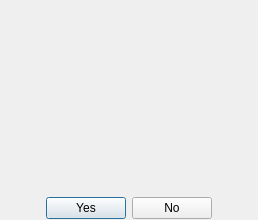
<?xml version="1.0" encoding="UTF-8"?>
<ui version="4.0">
 <class>WithAnotherPlayer</class>
 <widget class="QDialog" name="WithAnotherPlayer">
  <property name="geometry">
   <rect>
    <x>0</x>
    <y>0</y>
    <width>258</width>
    <height>201</height>
   </rect>
  </property>
  <property name="windowIcon">
   <iconset resource="../resources/client-resources.qrc">
    <normaloff>:/images/interface/player.png</normaloff>:/images/interface/player.png</iconset>
  </property>
  <layout class="QVBoxLayout" name="verticalLayout">
   <property name="bottomMargin">
    <number>1</number>
   </property>
   <item>
    <layout class="QHBoxLayout" name="horizontalLayout">
     <item>
      <spacer name="horizontalSpacer">
       <property name="orientation">
        <enum>Qt::Horizontal</enum>
       </property>
       <property name="sizeHint" stdset="0">
        <size>
         <width>40</width>
         <height>20</height>
        </size>
       </property>
      </spacer>
     </item>
     <item>
      <widget class="QLabel" name="skin">
       <property name="minimumSize">
        <size>
         <width>160</width>
         <height>160</height>
        </size>
       </property>
       <property name="maximumSize">
        <size>
         <width>160</width>
         <height>160</height>
        </size>
       </property>
       <property name="pixmap">
        <pixmap resource="../resources/client-resources.qrc">:/images/player_default/front.png</pixmap>
       </property>
       <property name="alignment">
        <set>Qt::AlignCenter</set>
       </property>
      </widget>
     </item>
     <item>
      <spacer name="horizontalSpacer_2">
       <property name="orientation">
        <enum>Qt::Horizontal</enum>
       </property>
       <property name="sizeHint" stdset="0">
        <size>
         <width>40</width>
         <height>20</height>
        </size>
       </property>
      </spacer>
     </item>
    </layout>
   </item>
   <item>
    <spacer name="verticalSpacer">
     <property name="orientation">
      <enum>Qt::Vertical</enum>
     </property>
     <property name="sizeHint" stdset="0">
      <size>
       <width>20</width>
       <height>40</height>
      </size>
     </property>
    </spacer>
   </item>
   <item>
    <widget class="QLabel" name="question">
     <property name="textFormat">
      <enum>Qt::RichText</enum>
     </property>
    </widget>
   </item>
   <item>
    <layout class="QHBoxLayout" name="horizontalLayout_2">
     <item>
      <spacer name="horizontalSpacer_3">
       <property name="orientation">
        <enum>Qt::Horizontal</enum>
       </property>
       <property name="sizeHint" stdset="0">
        <size>
         <width>40</width>
         <height>20</height>
        </size>
       </property>
      </spacer>
     </item>
     <item>
      <widget class="QPushButton" name="yes">
       <property name="minimumSize">
        <size>
         <width>80</width>
         <height>0</height>
        </size>
       </property>
       <property name="text">
        <string>Yes</string>
       </property>
      </widget>
     </item>
     <item>
      <widget class="QPushButton" name="no">
       <property name="minimumSize">
        <size>
         <width>80</width>
         <height>0</height>
        </size>
       </property>
       <property name="text">
        <string>No</string>
       </property>
      </widget>
     </item>
     <item>
      <spacer name="horizontalSpacer_4">
       <property name="orientation">
        <enum>Qt::Horizontal</enum>
       </property>
       <property name="sizeHint" stdset="0">
        <size>
         <width>40</width>
         <height>20</height>
        </size>
       </property>
      </spacer>
     </item>
    </layout>
   </item>
  </layout>
 </widget>
 <resources>
  <include location="../resources/client-resources.qrc"/>
 </resources>
 <connections/>
</ui>
